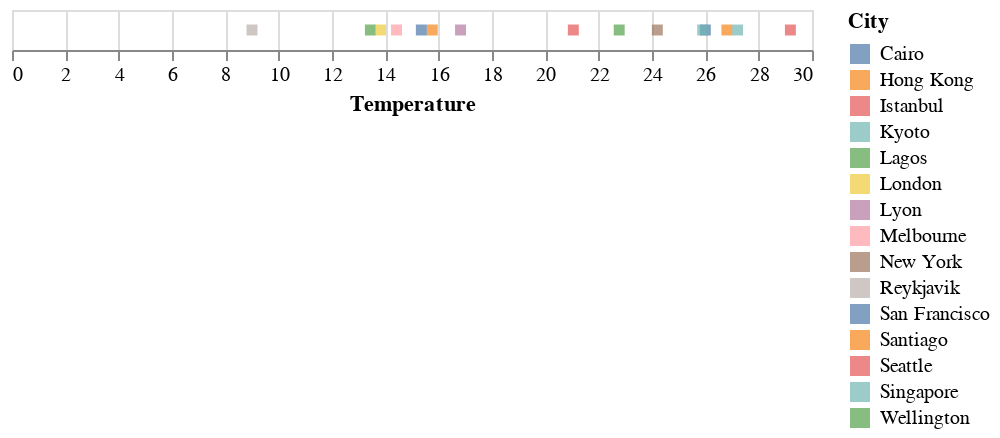

Write notebook code for a chart like this one.
### Markdown cell above
## Demo #9: charts and maps

### Code cell
import altair

chart = altair.Chart(places).mark_square().encode(
    color='City',
    x='Temperature',
).interactive()

chart

### Figure 1 — Vega-Lite specification as saved in the notebook (floating-point values rounded to 4 significant figures)
{"config": {"view": {"continuousWidth": 400, "continuousHeight": 300}}, "data": {"name": "data-65c5e4615eed3244b42e54c585aeaf0c"}, "mark": "square", "encoding": {"color": {"type": "nominal", "field": "City"}, "x": {"type": "quantitative", "field": "Temperature"}}, "selection": {"selector002": {"type": "interval", "bind": "scales", "encodings": ["x", "y"]}}, "$schema": "https://vega.github.io/schema/vega-lite/v4.8.1.json", "datasets": {"data-65c5e4615eed3244b42e54c585aeaf0c": [{"Country": "Australia", "City": "Melbourne", "Flag": "🇦🇺", "Country Code": "AU", "Location": "Melbourne,AU", "Temperature": 14.42}, {"Country": "Chile", "City": "Santiago", "Flag": "🇨🇱", "Country Code": "CL", "Location": "Santiago,CL", "Temperature": 15.76}, {"Country": "China", "City": "Hong Kong", "Flag": "🇨🇳", "Country Code": "CN", "Location": "Hong Kong,CN", "Temperature": 26.81}, {"Country": "Egypt", "City": "Cairo", "Flag": "🇪🇬", "Country Code": "EG", "Location": "Cairo,EG", "Temperature": 26.0}, {"Country": "France", "City": "Lyon", "Flag": "🇫🇷", "Country Code": "FR", "Location": "Lyon,FR", "Temperature": 16.82}, {"Country": "Iceland", "City": "Reykjavik", "Flag": "🇮🇸", "Country Code": "IS", "Location": "Reykjavik,IS", "Temperature": 9.0}, {"Country": "Japan", "City": "Kyoto", "Flag": "🇯🇵", "Country Code": "JP", "Location": "Kyoto,JP", "Temperature": 25.9}, {"Country": "New Zealand", "City": "Wellington", "Flag": "🇳🇿", "Country Code": "NZ", "Location": "Wellington,NZ", "Temperature": 13.44}, {"Country": "Nigeria", "City": "Lagos", "Flag": "🇳🇬", "Country Code": "NG", "Location": "Lagos,NG", "Temperature": 22.77}, {"Country": "Singapore", "City": "Singapore", "Flag": "🇸🇬", "Country Code": "SG", "Location": "Singapore,SG", "Temperature": 27.21}, {"Country": "Turkey", "City": "Istanbul", "Flag": "🇹🇷", "Country Code": "TR", "Location": "Istanbul,TR", "Temperature": 21.05}, {"Country": "United Kingdom", "City": "London", "Flag": "🇬🇧", "Country Code": "GB", "Location": "London,GB", "Temperature": 13.82}, {"Country": "United States", "City": "San Francisco", "Flag": "🇺🇸", "Country Code": "US", "Location": "San Francisco,US", "Temperature": 15.35}, {"Country": "United States", "City": "New York", "Flag": "🇺🇸", "Country Code": "US", "Location": "New York,US", "Temperature": 24.2}, {"Country": "United States", "City": "Seattle", "Flag": "🇺🇸", "Country Code": "US", "Location": "Seattle,US", "Temperature": 29.19}]}}
